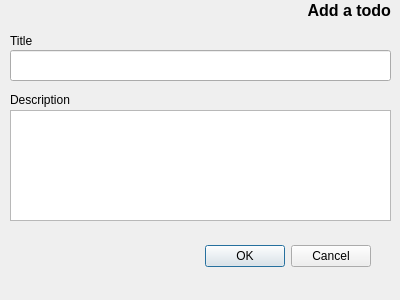
<?xml version="1.0" encoding="UTF-8"?>
<ui version="4.0">
 <class>TodoDialog</class>
 <widget class="QDialog" name="TodoDialog">
  <property name="geometry">
   <rect>
    <x>0</x>
    <y>0</y>
    <width>400</width>
    <height>300</height>
   </rect>
  </property>
  <property name="windowTitle">
   <string>Dialog</string>
  </property>
  <widget class="QDialogButtonBox" name="buttonBoxTodo">
   <property name="geometry">
    <rect>
     <x>30</x>
     <y>240</y>
     <width>341</width>
     <height>32</height>
    </rect>
   </property>
   <property name="orientation">
    <enum>Qt::Horizontal</enum>
   </property>
   <property name="standardButtons">
    <set>QDialogButtonBox::Cancel|QDialogButtonBox::Ok</set>
   </property>
  </widget>
  <widget class="QLabel" name="label">
   <property name="geometry">
    <rect>
     <x>10</x>
     <y>30</y>
     <width>81</width>
     <height>21</height>
    </rect>
   </property>
   <property name="text">
    <string>Title</string>
   </property>
  </widget>
  <widget class="QPlainTextEdit" name="plainTextEditTodoDesc">
   <property name="geometry">
    <rect>
     <x>10</x>
     <y>110</y>
     <width>381</width>
     <height>111</height>
    </rect>
   </property>
   <property name="focusPolicy">
    <enum>Qt::StrongFocus</enum>
   </property>
   <property name="tabChangesFocus">
    <bool>true</bool>
   </property>
   <property name="plainText">
    <string/>
   </property>
  </widget>
  <widget class="QLabel" name="label_2">
   <property name="geometry">
    <rect>
     <x>10</x>
     <y>90</y>
     <width>181</width>
     <height>20</height>
    </rect>
   </property>
   <property name="text">
    <string>Description</string>
   </property>
  </widget>
  <widget class="QLabel" name="label_idea">
   <property name="geometry">
    <rect>
     <x>220</x>
     <y>0</y>
     <width>171</width>
     <height>20</height>
    </rect>
   </property>
   <property name="font">
    <font>
     <pointsize>12</pointsize>
     <weight>75</weight>
     <bold>true</bold>
    </font>
   </property>
   <property name="layoutDirection">
    <enum>Qt::LeftToRight</enum>
   </property>
   <property name="text">
    <string>Add a todo</string>
   </property>
   <property name="alignment">
    <set>Qt::AlignRight|Qt::AlignTrailing|Qt::AlignVCenter</set>
   </property>
  </widget>
  <widget class="QLineEdit" name="plainTextEditTodoTitle">
   <property name="geometry">
    <rect>
     <x>10</x>
     <y>50</y>
     <width>381</width>
     <height>31</height>
    </rect>
   </property>
   <property name="focusPolicy">
    <enum>Qt::StrongFocus</enum>
   </property>
  </widget>
 </widget>
 <resources/>
 <connections>
  <connection>
   <sender>buttonBoxTodo</sender>
   <signal>accepted()</signal>
   <receiver>TodoDialog</receiver>
   <slot>accept()</slot>
   <hints>
    <hint type="sourcelabel">
     <x>248</x>
     <y>254</y>
    </hint>
    <hint type="destinationlabel">
     <x>157</x>
     <y>274</y>
    </hint>
   </hints>
  </connection>
  <connection>
   <sender>buttonBoxTodo</sender>
   <signal>rejected()</signal>
   <receiver>TodoDialog</receiver>
   <slot>reject()</slot>
   <hints>
    <hint type="sourcelabel">
     <x>316</x>
     <y>260</y>
    </hint>
    <hint type="destinationlabel">
     <x>286</x>
     <y>274</y>
    </hint>
   </hints>
  </connection>
 </connections>
</ui>
